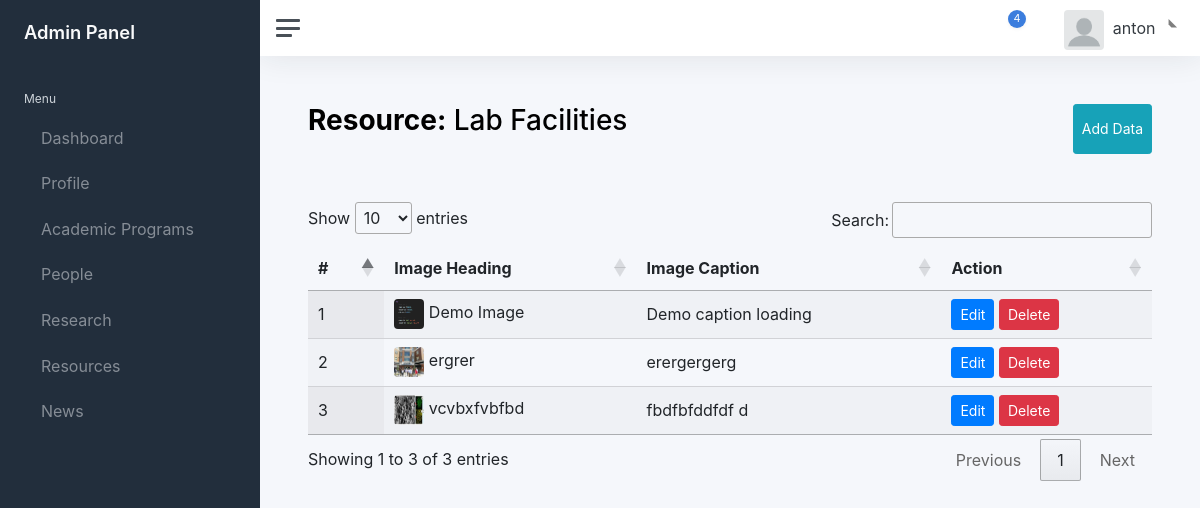
The page /super-admin/resource/all-lab-facility/ (signed in) on the database its author committed.
### resourceApp/models.py (models this page shows, shortened)
class labFacility(models.Model) :
    image_heading = models.TextField(max_length=100)
    image_caption = models.TextField(max_length=200)
    lab_image = models.ImageField(null=True, blank=True, upload_to="Images/")

### resourceApp/views.py (the view)
@login_required
def labFacility(request):
    data = all_labfacilites.objects.all()
    return render(request,'resourceApp/lab_resource.html',context={"data":data})

### templates/resourceApp/lab_resource.html (shortened to what this page needs)
{% extends "layouts/admin.html" %}
{% load static %}
{% block links %}
<link rel="stylesheet" href="https://cdn.datatables.net/1.12.1/css/jquery.dataTables.min.css">
{% endblock %}
{% block content %}
<main class="content">
	<div class="container-fluid p-0">
		  <div class="d-flex justify-content-between pb-5">
		  	<h1 class="h3 mb-3"><strong>Resource:</strong> Lab Facilities</h1>
				<button class="btn btn-sm btn-info" data-toggle="modal" data-target="#allLabresource">Add Data</button>
		  </div>
      <div>
						<table id="example" class="display" style="width:100%">
				        <thead>
				            <tr>
				                <th>#</th>
				                <th>Image Heading</th>
				                <th>Image Caption</th>
				                <th>Action</th>
				            </tr>
				        </thead>
				        <tbody>
									{% for value in data %}
				            <tr>
				                <td>{{ forloop.counter }}</td>
				                <td>
													<img src="/media/{{ BASIC_DIR }}/{{value.lab_image}}" alt="" style="height:30px; width:30px; border-radius: 4px; "/>
													{{ value.image_heading}}
												</td>
				                <td>{{ value.image_caption}}</td>
				                <td>
				                	<button  data-id="{{ value.id }}" data-toggle="modal" data-target="#editLabresource" class="btn btn-sm btn-primary edit-btn">Edit</button>
													<button  data-id="{{ value.id }}" data-page="resource/all-lab-facility" class="btn btn-sm btn-danger del-btn" data-toggle="modal" data-target="#deleteModal">Delete</button>
				                </td>
				            </tr>
										{% endfor %}
				        </tbody>
				    </table>
      </div>
  </div>
</main>
{% endblock %}

### templates/layouts/admin.html (shortened to what this page needs)
{% load static %}
<!DOCTYPE html>
<html lang="en">
<head>
	<link href="{% static 'css/app.css' %}" rel="stylesheet">
	<link rel="stylesheet" href="https://cdn.jsdelivr.net/npm/bootstrap@4.6.2/dist/css/bootstrap.min.css" >
	{% block links %}
	{% endblock %}
</head>
<body>
	<div class="wrapper">
		<nav id="sidebar" class="sidebar js-sidebar">
			<div class="sidebar-content js-simplebar">
				<a class="sidebar-brand" href="{% url 'dashboard'%}">
          <span class="align-middle">Admin Panel</span>
        </a>
				<ul class="sidebar-nav">
					<li class="sidebar-header">
						Menu
					</li>
					<li class="sidebar-item">
						<a class="sidebar-link" href="{% url 'dashboard'%}">
              				 <span class="align-middle">Dashboard</span>
            			</a>
					</li>
					<li class="sidebar-item">
						<a class="sidebar-link" href="#">
              				 <span class="align-middle">Profile</span>
						</a>
					</li>
					<li class="sidebar-item">
						<a class="sidebar-link" href="#">
              				 <span class="align-middle">Academic Programs</span>
						</a>
					</li>
					<li class="sidebar-item">
						<a class="sidebar-link" href="#" data-bs-toggle="dropdown">
              				 <span class="align-middle">People</span>
						</a>
					</li>
					<li class="sidebar-item">
						<a class="sidebar-link" href="#" data-bs-toggle="dropdown">
              				 <span class="align-middle">Research</span>
						</a>
					</li>
					<li class="sidebar-item">
						<a class="sidebar-link" href="#" data-bs-toggle="dropdown">
              				 <span class="align-middle">Resources</span>
						</a>
					</li>
					<li class="sidebar-item">
						<a class="sidebar-link" href="#">
              				 <span class="align-middle">News</span>
						</a>
					</li>
				</ul>
			</div>
		</nav>
		<div class="main">
			<nav class="navbar navbar-expand navbar-light navbar-bg">
				<a class="sidebar-toggle js-sidebar-toggle">
          <i class="hamburger align-self-center"></i>
        </a>
				<div class="navbar-collapse collapse">
					<ul class="navbar-nav navbar-align">
						<li class="nav-item dropdown">
							<a class="nav-icon dropdown-toggle" href="#" id="alertsDropdown" data-bs-toggle="dropdown">
								<div class="position-relative">
									<span class="indicator">4</span>
								</div>
							</a>
						</li>
						<li class="nav-item dropdown">
							<a class="nav-icon dropdown-toggle" href="#" id="messagesDropdown" data-bs-toggle="dropdown">
							</a>
						</li>
						<li class="nav-item dropdown">
							<a class="nav-link dropdown-toggle d-none d-sm-inline-block" href="#" data-bs-toggle="dropdown">
                <img src=
								"
								{% if userinfo == None %}
										{% static 'img/avatars/download.png' %}
								{% else %}
										/media/{{ BASIC_DIR }}/{{user_info.admin_image}}
								{% endif %}
								"
								 class="avatar img-fluid rounded me-1" alt="Charles Hall" /> <span class="text-dark">{{ user.username }}</span>
              </a>
						</li>
					</ul>
				</div>
			</nav>
		{% block content %}
    	{% endblock %}
		</div>
	</div>
</body>
</html>

### rows shown on the page
labFacility: lab_image (picture), image_heading "Demo Image", image_caption "Demo caption loading"
labFacility: lab_image (picture), image_heading "ergrer", image_caption "erergergerg"
labFacility: lab_image (picture), image_heading "vcvbxfvbfbd", image_caption "fbdfbfddfdf d"

### other values the page prints
{{ user.username }} "anton"
